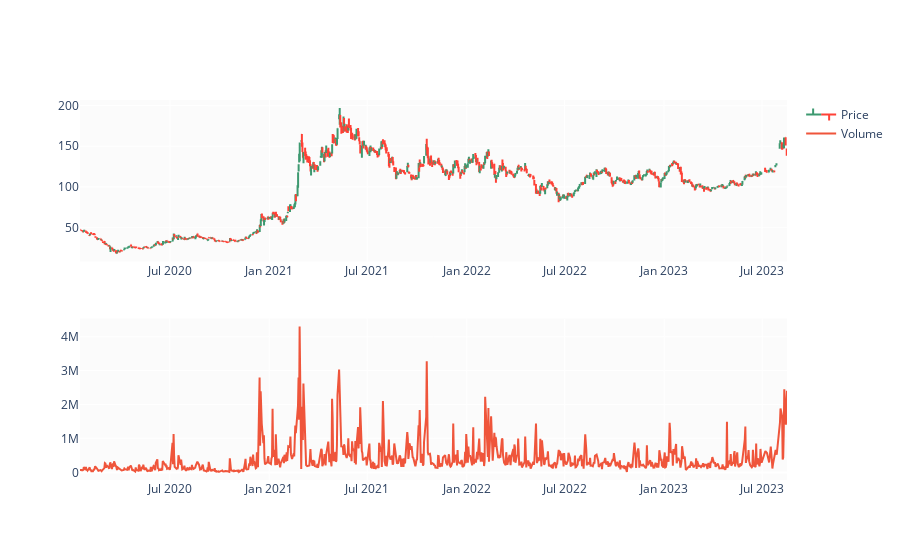

This figure's notebook cell:
### Code cell
fig = make_subplots(rows=2, cols=1)
27,2119.949951,2119.949951,2086.199951,2105.500000,2020.358887,2349001

fig.add_trace(go.Ohlc(x=df.Date,
                      open=df.Open,
                      high=df.High,
                      low=df.Low,
                      close=df.Close,
                      name='Price'), row=1, col=1)

fig.add_trace(go.Scatter(x=df.Date, y=df.Volume, name='Volume'), row=2, col=1)

fig.update(layout_xaxis_rangeslider_visible=False)
fig.show()

### Figure 1 — Plotly figure (JSON) as saved in the notebook; plotly's stock layout.template omitted (floating-point values rounded to 4 significant figures; data arrays with more than 128 entries replaced by an {"elided": "..."} marker saying what was removed)
{"data": [{"close": {"elided": "870 float values"}, "high": {"elided": "870 float values"}, "low": {"elided": "870 float values"}, "name": "Price", "open": {"elided": "870 float values"}, "type": "ohlc", "x": {"elided": "870 str values"}, "xaxis": "x", "yaxis": "y"}, {"name": "Volume", "type": "scatter", "x": {"elided": "870 str values"}, "xaxis": "x2", "y": {"elided": "870 int values"}, "yaxis": "y2"}], "layout": {"xaxis": {"anchor": "y", "domain": [0, 1], "rangeslider": {"visible": false}}, "xaxis2": {"anchor": "y2", "domain": [0, 1]}, "yaxis": {"anchor": "x", "domain": [0.575, 1]}, "yaxis2": {"anchor": "x2", "domain": [0, 0.425]}}}
